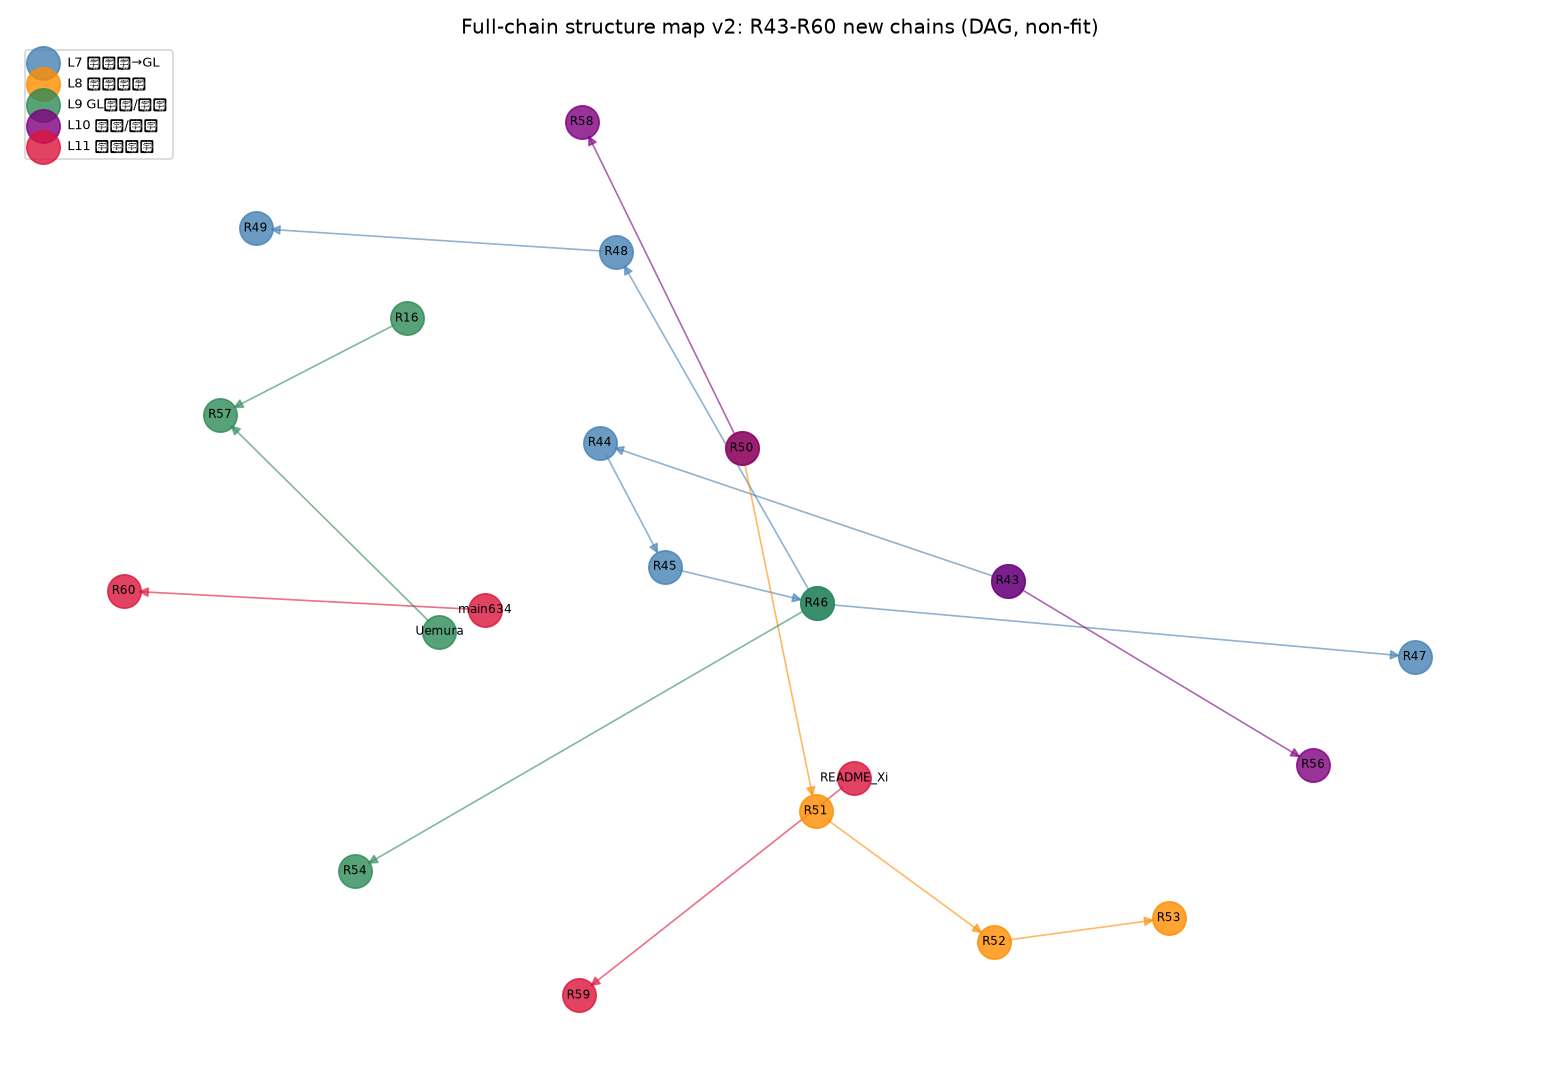

Generate this figure with Python:
#!/usr/bin/env python3
# -*- coding: utf-8 -*-
"""全链 R1-R60 结构地图 DAG 可视化（非数据拟合，只表发生学串联）"""
import os, sys
if hasattr(sys.stdout, "reconfigure"):
    sys.stdout.reconfigure(encoding="utf-8")
import matplotlib
matplotlib.use("Agg")
import matplotlib.pyplot as plt
try:
    import networkx as nx
    HAS_NX = True
except ImportError:
    HAS_NX = False

HERE = os.path.dirname(os.path.abspath(__file__))
OUT = os.path.join(HERE, "全链结构地图_R1R60.png")
SUM = os.path.join(HERE, "全链结构地图_R1R60_摘要.txt")

log = []
def emit(s=""):
    print(s); log.append(s)

# 11 条链的串联边（R43-R60 新增 5 条链）
chains = {
    "L7 关联核→GL": [("R43","R44"),("R44","R45"),("R45","R46"),("R46","R48"),("R48","R49"),("R46","R47")],
    "L8 记忆核谱": [("R50","R51"),("R51","R52"),("R52","R53")],
    "L9 GL磁场/上界": [("R46","R54"),("R16","R57"),("Uemura","R57")],
    "L10 上限/积分": [("R43","R56"),("R50","R58")],
    "L11 数值核对": [("README_Xi","R59"),("main634","R60")],
}

emit("=" * 60)
emit("全链 R1-R60 结构地图：新增 5 条串联链（R43-R60）")
emit("=" * 60)
total_edges = 0
for name, edges in chains.items():
    emit(f"  {name}: {len(edges)} edges, {len(set([n for e in edges for n in e]))} nodes")
    total_edges += len(edges)
emit(f"  总边数 = {total_edges}")
emit("  层级：14 链内结构 + 1 B类 + 2 综合检验 + 2 数值核对 + 4 回改")
emit("  边界：绝对 Tc 缺口位置不变（Z2/R8/临-5/6/G22）")

if HAS_NX:
    G = nx.DiGraph()
    for name, edges in chains.items():
        for a, b in edges:
            G.add_edge(a, b, chain=name)
    emit(f"  DAG check: is_dag={nx.is_directed_acyclic_graph(G)}, nodes={G.number_of_nodes()}, edges={G.number_of_edges()}")
    fig, ax = plt.subplots(figsize=(13, 9))
    pos = nx.spring_layout(G, seed=42, k=0.6)
    colors = {"L7 关联核→GL":"steelblue","L8 记忆核谱":"darkorange","L9 GL磁场/上界":"seagreen",
              "L10 上限/积分":"purple","L11 数值核对":"crimson"}
    for name, col in colors.items():
        es = [(a,b) for a,b,d in G.edges(data=True) if d.get("chain")==name]
        ns = list(set([n for e in es for n in e]))
        nx.draw_networkx_nodes(G, pos, nodelist=ns, node_color=col, node_size=400, alpha=0.8, ax=ax, label=name if ns else None)
        nx.draw_networkx_edges(G, pos, edgelist=es, edge_color=col, alpha=0.6, ax=ax, arrows=True, arrowsize=12)
    nx.draw_networkx_labels(G, pos, font_size=7, ax=ax)
    ax.set_title("Full-chain structure map v2: R43-R60 new chains (DAG, non-fit)")
    ax.axis("off")
    ax.legend(loc="upper left", fontsize=8)
    fig.tight_layout()
    fig.savefig(OUT, dpi=120)
else:
    emit("  networkx unavailable; skip DAG draw")

with open(SUM, "w", encoding="utf-8") as f:
    f.write("\n".join(log) + "\n")
print(f"DONE edges={total_edges} is_dag={HAS_NX and nx.is_directed_acyclic_graph(G)}")
